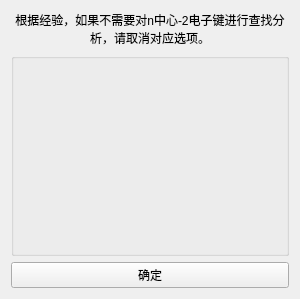
<?xml version="1.0" encoding="UTF-8"?>
<ui version="4.0">
 <class>Form</class>
 <widget class="QWidget" name="Form">
  <property name="geometry">
   <rect>
    <x>0</x>
    <y>0</y>
    <width>300</width>
    <height>299</height>
   </rect>
  </property>
  <property name="minimumSize">
   <size>
    <width>300</width>
    <height>0</height>
   </size>
  </property>
  <property name="windowTitle">
   <string>设置</string>
  </property>
  <property name="windowIcon">
   <iconset>
    <normaloff>icon/setting.png</normaloff>icon/setting.png</iconset>
  </property>
  <layout class="QGridLayout" name="gridLayout">
   <item row="1" column="0">
    <widget class="QGroupBox" name="groupBox">
     <property name="title">
      <string/>
     </property>
     <layout class="QVBoxLayout" name="verticalLayout"/>
    </widget>
   </item>
   <item row="0" column="0">
    <widget class="QLabel" name="label">
     <property name="sizePolicy">
      <sizepolicy hsizetype="Preferred" vsizetype="Maximum">
       <horstretch>0</horstretch>
       <verstretch>0</verstretch>
      </sizepolicy>
     </property>
     <property name="text">
      <string>根据经验，如果不需要对n中心-2电子键进行查找分析，请取消对应选项。</string>
     </property>
     <property name="alignment">
      <set>Qt::AlignCenter</set>
     </property>
     <property name="wordWrap">
      <bool>true</bool>
     </property>
    </widget>
   </item>
   <item row="2" column="0">
    <widget class="QPushButton" name="pushButton">
     <property name="text">
      <string>确定</string>
     </property>
    </widget>
   </item>
  </layout>
 </widget>
 <resources/>
 <connections/>
</ui>
